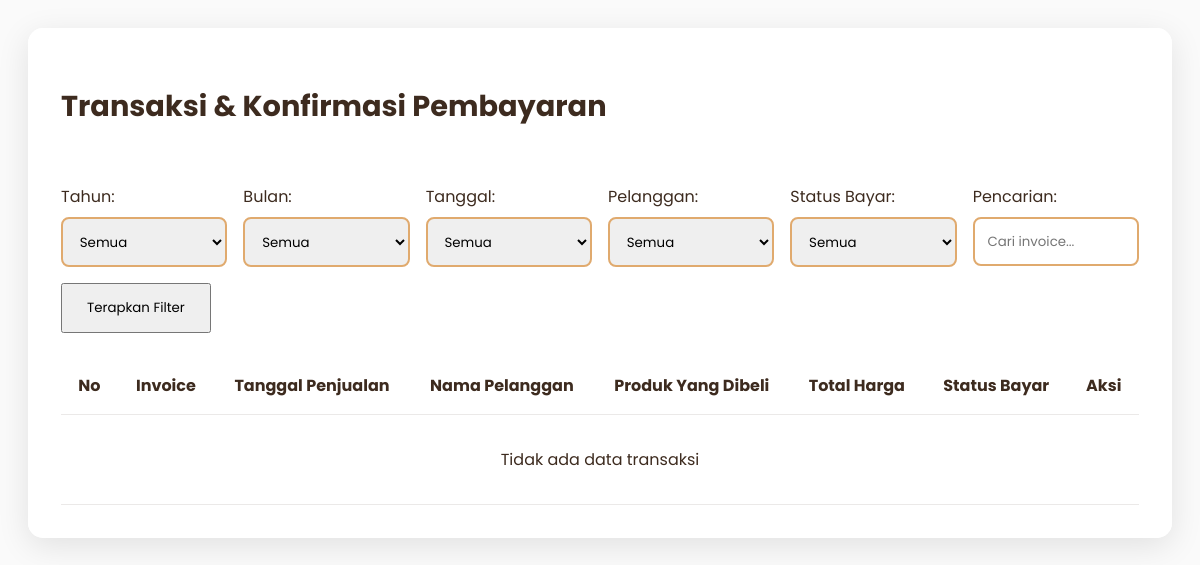
Before: /kasir/transaksi/transaksi.php with the older database file.
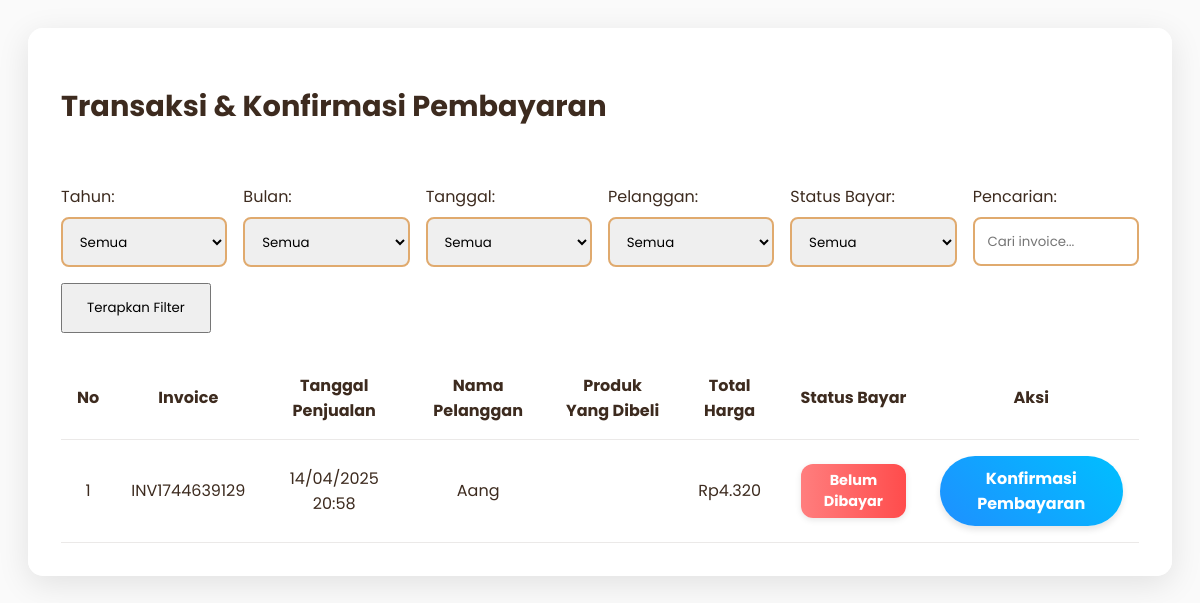
After: the same page with the newer database file.
### tables this page shows
CREATE TABLE `penjualan` (
  `PenjualanID` int(10) NOT NULL,
  `TanggalPenjualan` datetime DEFAULT NULL,
  `tgl_bayar` datetime DEFAULT NULL,
  `PelangganID` int(10) DEFAULT NULL,
  `status_bayar` enum('belum dibayar','dibayar') NOT NULL DEFAULT 'belum dibayar',
  `invoice` varchar(50) NOT NULL,
  `diskon` decimal(5,2) DEFAULT NULL,
  `pajak` decimal(5,2) DEFAULT NULL,
  `updated_at` datetime DEFAULT current_timestamp() ON UPDATE current_timestamp()
);

CREATE TABLE `pelanggan` (
  `PelangganID` int(10) NOT NULL,
  `NamaPelanggan` varchar(255) DEFAULT NULL,
  `Alamat` text DEFAULT NULL,
  `NomorTelepon` varchar(20) DEFAULT NULL,
  `jk` enum('Laki_Laki','Perempuan') NOT NULL
);

### kasir/transaksi/transaksi.php (the view, shortened to what the changed rows need)
<?php
$koneksi = new mysqli("localhost", "root", "", "kasir_reddra");
$where_conditions = [];
$params = [];
$param_types = "";
$where_clause = (count($where_conditions) > 0) ? "WHERE " . implode(" AND ", $where_conditions) : "";
$results_per_page = 5;
$page = isset($_GET['page']) ? intval($_GET['page']) : 1;
$page = ($page < 1) ? 1 : $page;
$start_from = ($page - 1) * $results_per_page;
$query = "SELECT
            p.PenjualanID,
            p.invoice,
            p.TanggalPenjualan,
            pel.NamaPelanggan,
            p.status_bayar,
            IFNULL(SUM(dp.total_harga), 0) AS Total_Harga,
            GROUP_CONCAT(dp.barang_dibeli SEPARATOR ', ') AS Produk_Dibeli
          FROM penjualan p
          LEFT JOIN pelanggan pel ON p.PelangganID = pel.PelangganID
          LEFT JOIN detailpenjualan dp ON p.PenjualanID = dp.PenjualanID
          $where_clause
          GROUP BY p.PenjualanID
          ORDER BY p.PenjualanID DESC
          LIMIT ?, ?";
$params_for_query = $params;
$params_for_query[] = $start_from;
$params_for_query[] = $results_per_page;
$param_types_for_query = $param_types . "ii";
$stmt = $koneksi->prepare($query);
if ($stmt) {
    if (!empty($params_for_query)) {
        $stmt->bind_param($param_types_for_query, ...$params_for_query);
    }
    $stmt->execute();
    $result = $stmt->get_result();
} else {
    die("Query error: " . $koneksi->error);
}
$count_query = "SELECT COUNT(*) AS total FROM (
                    SELECT p.PenjualanID
                    FROM penjualan p
                    LEFT JOIN pelanggan pel ON p.PelangganID = pel.PelangganID
                    $where_clause
                    GROUP BY p.PenjualanID
                ) AS subquery";
$count_stmt = $koneksi->prepare($count_query);
if ($count_stmt) {
    $count_stmt->execute();
    $count_result = $count_stmt->get_result();
} else {
    $total_pages = 1;
}
?>
<!DOCTYPE html>
<html lang="id">
<head>
    <link rel="stylesheet" href="https://cdnjs.cloudflare.com/ajax/libs/font-awesome/6.4.0/css/all.min.css">
    <link rel="stylesheet" href="https://cdn.jsdelivr.net/npm/sweetalert2@11/dist/sweetalert2.min.css">
</head>
<body>
    <div class="glass-panel">
        <div class="header">
            <h2 class="page-title">Transaksi & Konfirmasi Pembayaran</h2>
        </div>
        <table class="data-table">
            <thead>
                <tr>
                    <th>No</th>
                    <th>Invoice</th>
                    <th>Tanggal Penjualan</th>
                    <th>Nama Pelanggan</th>
                    <th>Produk Yang Dibeli</th>
                    <th>Total Harga</th>
                    <th>Status Bayar</th>
                    <th>Aksi</th>
                </tr>
            </thead>
            <tbody id="tableBody">
                <?php if ($result && $result->num_rows > 0): ?>
                <?php $no = 1 + (($page - 1) * $results_per_page); ?>
                <?php while ($row = $result->fetch_assoc()): ?>
                <tr>
                    <td><?= $no++ ?></td>
                    <td><?= htmlspecialchars($row['invoice']) ?></td>
                    <td><?= date('d/m/Y H:i', strtotime($row['TanggalPenjualan'])) ?></td>
                    <td><?= htmlspecialchars($row['NamaPelanggan'] ?? 'Umum') ?></td>
                    <td><?= htmlspecialchars($row['Produk_Dibeli']) ?></td>
                    <td>Rp<?= number_format($row['Total_Harga'], 0, ',', '.') ?></td>
                    <td>
                        <?php if ($row['status_bayar'] == 'belum dibayar'): ?>
                        <span class="badge status-belum"><?= htmlspecialchars($row['status_bayar']) ?></span>
                        <?php else: ?>
                        <span class="badge status-dibayar"><?= htmlspecialchars($row['status_bayar']) ?></span>
                        <?php endif; ?>
                    </td>
                    <td>
                        <a href="konfirmasi.php?id=<?= $row['PenjualanID'] ?>" class="btn-konfirmasi">Konfirmasi
                            Pembayaran</a>
                    </td>
                </tr>
                <?php endwhile; ?>
                <?php else: ?>
                <tr>
                    <td colspan="8" style="text-align:center; padding:2rem;">Tidak ada data transaksi</td>
                </tr>
                <?php endif; ?>
            </tbody>
        </table>
    </div>
</body>
</html>

Changed rows visible on the page:
added penjualan: invoice "INV1744639129", TanggalPenjualan "14/04/2025 20:58", PelangganID.NamaPelanggan "Aang", Total_Harga "4.320", status_bayar "Belum Dibayar"
Other visible differences:
text no longer shown: "Tidak ada data transaksi"
